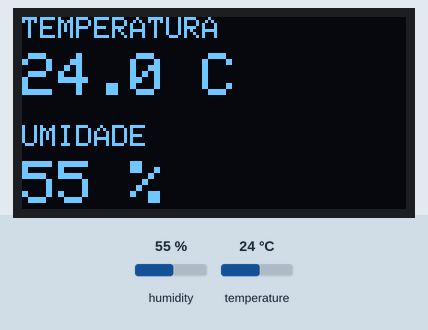
Recording of a sketch running on a simulated ESP32. Parts: 128×64 one-colour display. The test bench sets the inputs (shaded band); at power-on: humidity 55 %, temperature 24 °C. WiFi joins after 1.5 s; servers stay silent unless stated; the local clock reads 2024-03-15 10:24:30 at power-on unless the sketch sets it; random numbers use the default seed unless the sketch sets one; EEPROM starts erased; no MQTT or app messages arrive unless stated; what the sketch prints to the serial monitor is not drawn.

Above: at 2.6 s.
2.7 s: humidity set to 22 %
At 6.4 s:
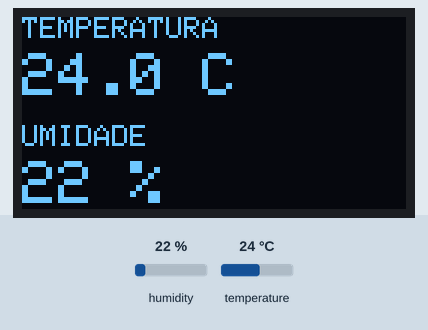
7.5 s: temperature set to 12 °C
At 10.7 s:
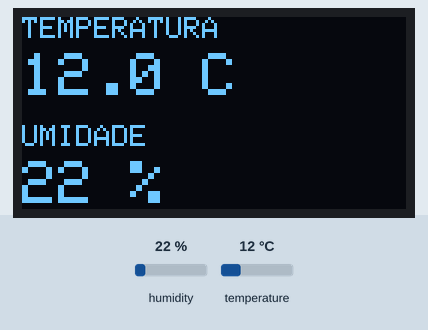
13.0 s: humidity set to 40 %
At 15.0 s:
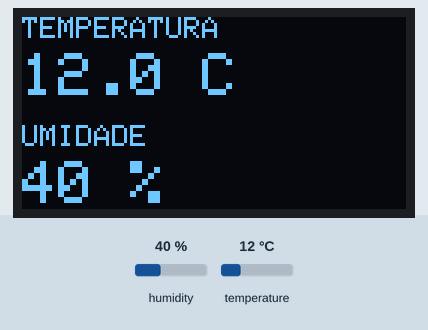
15.5 s: temperature set to 19 °C
At 19.3 s:
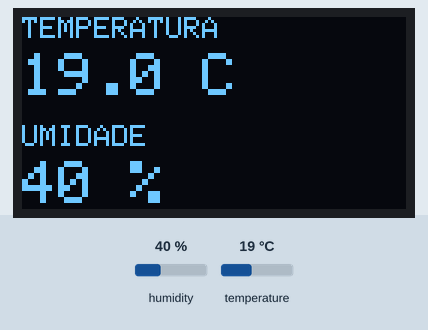
Timing chart, 0 to 20.8 s (numbered marks = the images above; inputs shaded):
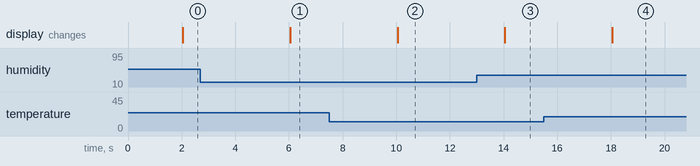

Measured:
- after the input at 2.7 s, the display: changes after 3.3 s (image 1)
- after the input at 7.5 s, the display: changes after 2.6 s (image 2)
- after the input at 13.0 s, the display: changes after 1.1 s (image 3)
- after the input at 15.5 s, the display: changes after 2.6 s (image 4)

The sketch:

higrolar_ap2.ino
```cpp
/*
  HIGROLAR - AP2 (UFPI 2026.2)
  ESP32 + DHT11 + OLED SSD1306 + Wi-Fi + MQTT (EMQX)

  Baseado no firmware da AP1 e no Laboratorio 03 da disciplina.
  Bibliotecas: DHT sensor library (Adafruit), Adafruit GFX, Adafruit SSD1306,
               ArduinoJson 7, MQTT (Joel Gaehwiler, arduino-mqtt).

  Topicos:
    ufpi-iot26/<EQUIPE>/<NO>/telemetria : publicacao QoS 1, nao retida
    ufpi-iot26/<EQUIPE>/<NO>/status     : online/offline, retido, QoS 1
    ufpi-iot26/<EQUIPE>/<NO>/config     : assina QoS 1

  secrets.h deve definir:
    WIFI_SSID, WIFI_SENHA, WIFI_CANAL,
    MQTT_HOST, MQTT_PORTA, MQTT_USUARIO, MQTT_SENHA

  NOTA: na porta 8883, usa TLS; se MQTT_CA_PEM nao estiver definido,
  setInsecure() NAO valida a identidade do servidor (apenas para teste).
  Na porta 1883, usa TCP sem TLS (so em rede confiavel).
*/

#include <WiFi.h>
#include <WiFiClientSecure.h>
#include <MQTT.h>
#include <Wire.h>
#include <ArduinoJson.h>
#include <Adafruit_GFX.h>
#include <Adafruit_SSD1306.h>
#include <DHT.h>
#include <time.h>
#include <math.h>
#include <Preferences.h>
#include <esp_system.h>
#include "secrets.h"

// ==================== IDENTIFICACAO ====================
// No EMQX proprio, EQUIPE nao precisa ser igual ao usuario MQTT.
// Para seguir a convencao do professor, use o codigo real eqNN na entrega.
const char *EQUIPE = "eq04";
const char *NO = "no02";

// ==================== HARDWARE ====================
constexpr uint8_t OLED_SDA = 21;
constexpr uint8_t OLED_SCL = 22;
constexpr uint8_t DHT_PIN = 4;
constexpr uint16_t LARGURA_OLED = 128;
constexpr uint16_t ALTURA_OLED = 64;
constexpr uint32_t INTERVALO_SENSOR_MS = 2000;

Adafruit_SSD1306 display(LARGURA_OLED, ALTURA_OLED, &Wire, -1);
DHT dht(DHT_PIN, DHT11);
bool oledDisponivel = false;
bool telaErro = false;
int ultimaTempDecimos = -9999;
int ultimaUmidadeInteira = -9999;

// ==================== WIFI / MQTT ====================
WiFiClient netNormal;
WiFiClientSecure netSeguro;
MQTTClient mqtt(1024);

char idNo[32];
char clientId[48];
char tTele[80];
char tStatus[80];
char tConfig[80];

uint32_t periodo_s = 5;  // configuravel por MQTT: {"periodo_s": 30}
uint32_t seq = 0;
uint32_t bootId = 0;  // contador de inicializacoes persistido na NVS
uint32_t ultimaTentativaWiFi = 0;
uint32_t ultimaTentativaMQTT = 0;
bool wifiEstavaConectado = false;

// ==================== ULTIMA MEDICAO ====================
float temperaturaAtual = NAN;
float umidadeAtual = NAN;
bool sensorOK = false;
bool jaLeuSensor = false;
uint32_t tsUltimaMedicao = 0; // Unix UTC ou 0 se NTP ainda nao sincronizou

// ==================== FILA LOCAL EM RAM ====================
// 120 leituras = 10 min com periodo de 5 s, ou 60 min com 30 s.
// Nao sobrevive a falta de energia / reset.
constexpr size_t CAPACIDADE_FILA = 120;
struct LeituraPendente {
  uint32_t numero;
  uint32_t timestamp;
  float temperatura;
  float umidade;
  bool valida;
};
LeituraPendente fila[CAPACIDADE_FILA];
size_t cabeca = 0;
size_t quantidade = 0;
uint32_t descartadas = 0;

// ==================== IDENTIFICADOR DE INICIALIZACAO ====================
// Uma escrita na NVS por reinicio. EN e desligar/ligar geram novo boot_id.
// Se a NVS for apagada (Erase All Flash), o contador reinicia.
// O boot_id identifica a inicializacao; seq identifica a mensagem nela.
void inicializarBootId() {
  Preferences prefs;
  if (!prefs.begin("higrolar", false)) {
    bootId = esp_random();
    if (bootId == 0) bootId = 1;
    Serial.printf("[boot] ERRO ao abrir NVS; boot_id aleatorio=%lu (nao persistente)\n",
                  (unsigned long)bootId);
    return;
  }

  uint32_t anterior = prefs.getUInt("boot_count", 0);
  uint32_t proximo = anterior + 1;
  if (proximo == 0) {
    // Overflow improvavel: 2^32 reinicializacoes.
    proximo = 1;
    Serial.println("[boot] AVISO: contador NVS atingiu limite e voltou a 1");
  }

  if (prefs.putUInt("boot_count", proximo) != sizeof(uint32_t)) {
    bootId = esp_random();
    if (bootId == 0) bootId = 1;
    Serial.printf("[boot] ERRO ao salvar NVS; boot_id aleatorio=%lu (nao persistente)\n",
                  (unsigned long)bootId);
  } else {
    bootId = proximo;
    Serial.printf("[boot] boot_id=%lu (persistido na NVS)\n",
                  (unsigned long)bootId);
  }
  prefs.end();
}

// ==================== OLED ====================
void exibirMensagemInicial() {
  if (!oledDisponivel) return;
  display.clearDisplay();
  display.setTextColor(SSD1306_WHITE);
  display.setTextSize(2);
  display.setCursor(0, 10);
  display.println("HIGROLAR");
  display.setTextSize(1);
  display.setCursor(0, 42);
  display.println("Iniciando AP2...");
  display.display();
}

void exibirErroSensor() {
  if (!oledDisponivel || telaErro) return;
  display.clearDisplay();
  display.setTextColor(SSD1306_WHITE);
  display.setTextSize(1);
  display.setCursor(0, 20);
  display.println("Falha no DHT11");
  display.display();
  telaErro = true;
}

void atualizarOLED(float temperatura, float umidade) {
  if (!oledDisponivel) return;

  // Compara o que efetivamente aparece na tela, evitando erros de float.
  int tempDecimos = lroundf(temperatura * 10.0f);
  int umidadeInteira = lroundf(umidade);
  if (!telaErro && tempDecimos == ultimaTempDecimos &&
      umidadeInteira == ultimaUmidadeInteira) return;

  display.clearDisplay();
  display.setTextColor(SSD1306_WHITE);
  display.setTextSize(1);
  display.setCursor(0, 0);
  display.println("TEMPERATURA");
  display.setTextSize(2);
  display.setCursor(0, 12);
  display.print(temperatura, 1);
  display.println(" C");

  display.setTextSize(1);
  display.setCursor(0, 36);
  display.println("UMIDADE");
  display.setTextSize(2);
  display.setCursor(0, 48); // 48 + 16 = 64: sem cortar texto
  display.print(umidade, 0);
  display.println(" %");
  display.display();

  ultimaTempDecimos = tempDecimos;
  ultimaUmidadeInteira = umidadeInteira;
  telaErro = false;
  Serial.println("[oled] atualizado");
}

// ==================== SENSOR (SEMPRE, MESMO SEM WIFI) ====================
void tarefaSensor() {
  static uint32_t ultimaLeitura = 0;
  uint32_t agoraMs = millis();
  // Primeira leitura apos 2 segundos: permite estabilizar o DHT11.
  if ((uint32_t)(agoraMs - ultimaLeitura) < INTERVALO_SENSOR_MS) return;
  ultimaLeitura = agoraMs;

  float t = dht.readTemperature();
  float u = dht.readHumidity();
  jaLeuSensor = true;
  time_t agoraUnix = time(nullptr);
  tsUltimaMedicao = (agoraUnix > 1700000000LL) ? (uint32_t)agoraUnix : 0;

  if (isnan(t) || isnan(u)) {
    sensorOK = false;
    Serial.println("[sensor] falha na leitura do DHT11");
    exibirErroSensor();
    return;
  }

  sensorOK = true;
  temperaturaAtual = t;
  umidadeAtual = u;
  Serial.printf("[sensor] T=%.1f C | UR=%.0f %%\n", t, u);
  atualizarOLED(t, u);
}

// ==================== FILA ====================
void adicionarNaFila() {
  if (!jaLeuSensor) return;

  LeituraPendente nova;
  nova.numero = ++seq;
  nova.timestamp = tsUltimaMedicao;
  nova.temperatura = temperaturaAtual;
  nova.umidade = umidadeAtual;
  nova.valida = sensorOK;

  if (quantidade == CAPACIDADE_FILA) {
    cabeca = (cabeca + 1) % CAPACIDADE_FILA;
    quantidade--;
    descartadas++;
    Serial.printf("[fila] cheia: leitura mais antiga descartada (total=%lu)\n",
                  (unsigned long)descartadas);
  }

  size_t pos = (cabeca + quantidade) % CAPACIDADE_FILA;
  fila[pos] = nova;
  quantidade++;
}

void tarefaAgendarTelemetria() {
  static uint32_t ultimaAgenda = 0;
  uint32_t agora = millis();
  if ((uint32_t)(agora - ultimaAgenda) < periodo_s * 1000UL) return;
  ultimaAgenda = agora;
  adicionarNaFila();
}

void tarefaEnviarFila() {
  static uint32_t ultimoEnvio = 0;
  if (!mqtt.connected() || quantidade == 0) return;
  if ((uint32_t)(millis() - ultimoEnvio) < 100) return;
  ultimoEnvio = millis();

  const LeituraPendente &p = fila[cabeca];
  JsonDocument doc;
  doc["id"] = idNo;
  doc["boot_id"] = bootId;
  doc["seq"] = p.numero;
  if (p.timestamp != 0) doc["ts"] = p.timestamp;
  else                  doc["ts"] = nullptr;
  doc["sensor_ok"] = p.valida;

  if (p.valida) {
    doc["temp_c"] = roundf(p.temperatura * 10.0f) / 10.0f;
    doc["umid_pct"] = roundf(p.umidade);
  } else {
    doc["temp_c"] = nullptr;
    doc["umid_pct"] = nullptr;
  }

  char json[256];
  size_t tamanho = serializeJson(doc, json, sizeof(json));
  if (tamanho == 0 || tamanho >= sizeof(json) - 1) {
    Serial.println("[pub] erro ao serializar o JSON");
    return;
  }

  bool enviado = mqtt.publish(tTele, json, false, 1);  // QoS 1, nao retido
  if (!enviado) {
    Serial.printf("[pub] FALHOU; leitura seq=%lu permanece na fila\n",
                  (unsigned long)p.numero);
    return;
  }

  Serial.printf("[pub] %s %s (fila=%u)\n", tTele, json,
                (unsigned int)(quantidade - 1));
  cabeca = (cabeca + 1) % CAPACIDADE_FILA;
  quantidade--;
}

// ==================== CONFIG RECEBIDA ====================
void aoReceber(String &topico, String &carga) {
  if (topico != tConfig) return;
  Serial.printf("[sub] %s %s\n", topico.c_str(),
                (carga.length() == 0) ? "(vazia)" : carga.c_str());

  if ((carga.length() == 0)) {
    periodo_s = 5;
    Serial.println("[config] periodo padrao = 5 s");
    return;
  }

  JsonDocument cfg;
  if (deserializeJson(cfg, carga)) {
    Serial.println("[config] JSON invalido: ignorado");
    return;
  }
  if (cfg["periodo_s"].is<int>()) {
    // O DHT11 fornece nova amostra a cada 2 s; nao publicar mais rapido.
    periodo_s = constrain(cfg["periodo_s"].as<int>(), 2, 3600);
    Serial.printf("[config] periodo_s = %lu\n", (unsigned long)periodo_s);
  }
}

// ==================== WIFI ====================
void conectarWiFi() {
  if (WIFI_CANAL > 0) WiFi.begin(WIFI_SSID, WIFI_SENHA, WIFI_CANAL);
  else                WiFi.begin(WIFI_SSID, WIFI_SENHA);
  ultimaTentativaWiFi = millis();
  Serial.printf("[wifi] tentando conectar em '%s'\n", WIFI_SSID);
}

void tarefaWiFi() {
  if (WiFi.status() == WL_CONNECTED) {
    if (!wifiEstavaConectado) {
      wifiEstavaConectado = true;
      Serial.printf("[wifi] conectado - IP %s\n",
                    WiFi.localIP().toString().c_str());
    }
    return;
  }

  if (wifiEstavaConectado) {
    wifiEstavaConectado = false;
    Serial.println("[wifi] conexao perdida; sensor e OLED continuam ativos");
  }
  if ((uint32_t)(millis() - ultimaTentativaWiFi) >= 15000) conectarWiFi();
}

// ==================== MQTT ====================
void conectarBroker() {
  mqtt.setWill(tStatus, "offline", true, 1);
  mqtt.setCleanSession(false);
  mqtt.setKeepAlive(30);

  Serial.printf("[mqtt] conectando como %s...\n", clientId);
  if (!mqtt.connect(clientId, MQTT_USUARIO, MQTT_SENHA)) {
    Serial.printf("[mqtt] falhou: erro=%d retorno=%d\n",
                  (int)mqtt.lastError(), (int)mqtt.returnCode());
    return;
  }

  Serial.println("[mqtt] conectado");
  bool statusOk = mqtt.publish(tStatus, "online", true, 1);
  bool assinaturaOk = mqtt.subscribe(tConfig, 1);
  Serial.printf("[mqtt] status online=%s, config=%s\n",
                statusOk ? "ok" : "falhou", assinaturaOk ? "ok" : "falhou");
}

void tarefaMQTT() {
  if (WiFi.status() != WL_CONNECTED) return;

  if (mqtt.connected()) {
    mqtt.loop(); // mantem o keepalive e recebe mensagens de config
    return;
  }

  if ((uint32_t)(millis() - ultimaTentativaMQTT) < 5000) return;
  ultimaTentativaMQTT = millis();
  conectarBroker();
}

// ==================== SETUP / LOOP ====================
void setup() {
  Serial.begin(115200);
  inicializarBootId();
  Wire.begin(OLED_SDA, OLED_SCL);
  oledDisponivel = display.begin(SSD1306_SWITCHCAPVCC, 0x3C);
  if (!oledDisponivel) Serial.println("[oled] nao detectado; telemetria continuara");
  else exibirMensagemInicial();

  dht.begin();
  snprintf(idNo, sizeof(idNo), "%s-%s", EQUIPE, NO);
  snprintf(clientId, sizeof(clientId), "ufpi-iot26-%s-%s", EQUIPE, NO);
  snprintf(tTele, sizeof(tTele), "ufpi-iot26/%s/%s/telemetria", EQUIPE, NO);
  snprintf(tStatus, sizeof(tStatus), "ufpi-iot26/%s/%s/status", EQUIPE, NO);
  snprintf(tConfig, sizeof(tConfig), "ufpi-iot26/%s/%s/config", EQUIPE, NO);

  // Broker EMQX: 8883 = MQTT/TLS; 1883 = MQTT sem TLS.
  const bool usarTLS = (MQTT_PORTA != 1883);
  if (usarTLS) {
#ifdef MQTT_CA_PEM
    netSeguro.setCACert(MQTT_CA_PEM);
#else
    netSeguro.setInsecure(); // TESTE: nao autentica certificado do servidor!
    Serial.println("[tls] ATENCAO: certificado do broker nao sera validado");
#endif
  } else {
    Serial.println("[mqtt] ATENCAO: porta 1883 sem criptografia");
  }
  Client &transporte = usarTLS ? static_cast<Client &>(netSeguro)
                              : static_cast<Client &>(netNormal);
  mqtt.begin(MQTT_HOST, MQTT_PORTA, transporte);
  mqtt.onMessage(aoReceber);

  WiFi.mode(WIFI_STA);
  WiFi.setAutoReconnect(true);
  conectarWiFi();
  configTime(0, 0, "pool.ntp.org", "time.google.com"); // Unix UTC
}

void loop() {
  tarefaSensor();             // cada 2 s, independentemente da rede
  tarefaWiFi();               // nao bloqueia em while de conexao
  tarefaMQTT();               // conecta, recebe config, mantem keepalive
  tarefaAgendarTelemetria();  // a cada periodo_s, tambem offline
  tarefaEnviarFila();        // tenta descarregar backlog quando online
  delay(1);                  // cede tempo ao sistema, nao bloqueia 2 s
}
```

secrets.example.h
```cpp
#pragma once
#define WIFI_SSID "SUA_REDE_2G4"
#define WIFI_SENHA "SENHA_WIFI"
#define WIFI_CANAL 0
#define MQTT_HOST "HOST_EXATO_EMQX"
#define MQTT_PORTA 8883
#define MQTT_USUARIO "USUARIO_MQTT_ESP32"
#define MQTT_SENHA "SENHA_MQTT_ESP32"
// Opcional: #define MQTT_CA_PEM "-----BEGIN CERTIFICATE-----\n...\n-----END CERTIFICATE-----\n"
```
